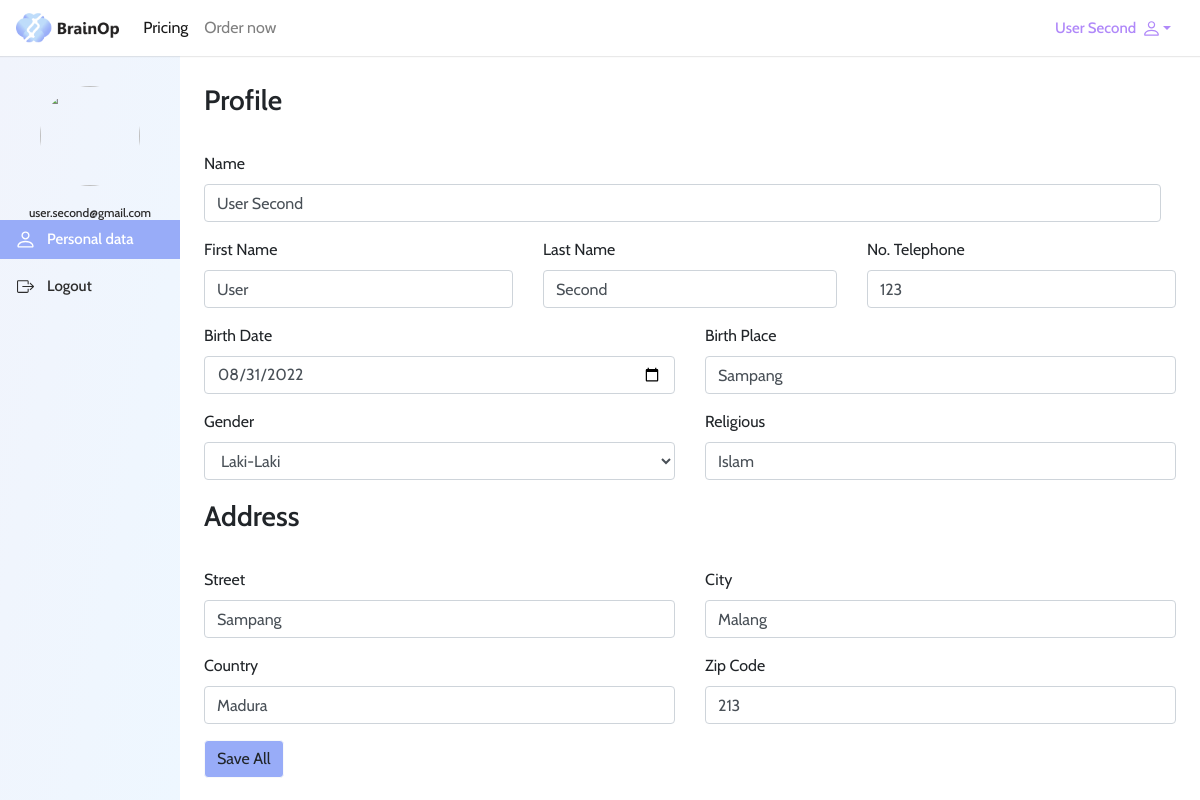
The page /component/user/profile/ (signed in) on the database its author committed.
### tables this page shows
CREATE TABLE `datauser` (
  `iddataUser` int(11) NOT NULL,
  `idaccount` int(11) NOT NULL,
  `name` varchar(45) NOT NULL,
  `first_name` varchar(45) NOT NULL,
  `last_name` varchar(45) NOT NULL,
  `no_telp` varchar(45) NOT NULL,
  `street` varchar(45) NOT NULL,
  `city` varchar(45) NOT NULL,
  `country` varchar(45) NOT NULL,
  `zip_code` varchar(45) NOT NULL,
  `birth_place` varchar(45) NOT NULL,
  `birth_date` varchar(45) NOT NULL,
  `religious` varchar(45) NOT NULL,
  `gender` varchar(45) NOT NULL
);

### component/user/profile/index.php (the view, shortened to what this page needs)
<?php
    include '../../../src/connection/connection.php';
    $idAccount = $_SESSION['idaccount'];
?>
<!DOCTYPE html>
<html lang="en">
<head>
    <link rel="stylesheet" href="https://cdn.jsdelivr.net/npm/bootstrap@4.5.3/dist/css/bootstrap.min.css">
	<link rel="stylesheet" type="text/css" href="../../../src/css/style.css">
</head>
<body>
    <nav class="navbar navbar-expand-lg navbar-light bg-light" style="background-color: #FFF !important; box-shadow: 0px 1px 1px rgba(106, 106, 106, 0.15);">
        <a class="navbar-brand" href="../home/">
            <img src="../../../src/images/logo.png" height="30" class="d-inline-block align-top" alt="" loading="lazy">
        </a>
        <div class="collapse navbar-collapse" id="navbarText">
            <ul class="navbar-nav mr-auto">
                <li class="nav-item active">
                    <a class="nav-link" href="../pricing/">Pricing</a>
                </li>
                <li class="nav-item">
                    <a class="nav-link" href="../order/">Order now</a>
                </li>
            </ul>
            <div class="dropdown nav-menu-profile">
                <a class="btn dropdown-toggle" href="#" role="button" id="dropdownMenuLink" data-toggle="dropdown" aria-haspopup="true" aria-expanded="false">
                    <?php
                    $id = $_SESSION['idaccount'];
                    $queryName  = mysqli_query($connect, "SELECT * FROM datauser WHERE idaccount=$id");
                    while($row = mysqli_fetch_array($queryName)){
                    ?>
                    <?=$row["name"]?>
                    <?php } ?>
                </a>
            </div>
        </div>
    </nav>
    <div class="flex">
        <div class="left-section" style="height: auto;">
            <div class="nav-dashboard">
                <div class="header">
                    <center>
                        <img src="https://upload.wikimedia.org/wikipedia/commons/thumb/4/48/No_image_%28male%29.svg/450px-No_image_%28male%29.svg.png" alt="" srcset="">
                    </center>
                    <h1><?=$_SESSION["email"]?></h1>
                </div>
                <ul>
                    <li>
                        <a href="#" class="active">
                            <span>
                                Personal data
                            </span>
                        </a>
                    </li>
                    <li class="mt-2">
                        <a href="../../auth/logout.php">
                            <span>
                                Logout
                            </span>
                        </a>
                    </li>
                </ul>
            </div>
        </div>
        <div class="right-section p-4">
            <div class="header flex justify-content-between align-items-center">
                <h1>Profile</h1>
            </div>
            <?php
            $queryBiodata  = mysqli_query($connect, "SELECT * FROM datauser WHERE idaccount=$idAccount");
            if(mysqli_num_rows($queryBiodata) > 0){
            while($row = mysqli_fetch_array($queryBiodata)){ ?>
            <form action="fetch/updateData.php" method="post">
                <div class="content mt-4">
                    <div class="col-md-12">
                        <div class="row">
                            <div class="col-md-12" style="padding-left: 0;">
                                <div class="form-group">
                                    <label for="exampleInputEmail1">Name</label>
                                    <input type="text" name="name" value="<?=$row['name']?>" class="form-control" id="exampleInputEmail1" aria-describedby="emailHelp">
                                </div>
                            </div>
                        </div>
                    </div>
                    <div class="col-md-12">
                        <div class="row">
                            <div class="col-md-4" style="padding-left: 0;">
                                <div class="form-group">
                                    <label for="exampleInputEmail1">First Name</label>
                                    <input type="text" name="first_name" value="<?=$row['first_name']?>" class="form-control" id="exampleInputEmail1" aria-describedby="emailHelp">
                                </div>
                            </div>
                            <div class="col-md-4" >
                                <div class="form-group">
                                    <label for="exampleInputEmail1">Last Name</label>
                                    <input type="text" name="last_name" value="<?=$row['last_name']?>" class="form-control" id="exampleInputEmail1" aria-describedby="emailHelp">
                                </div>
                            </div>
                            <div class="col-md-4" style="padding-right: 0;">
                                <div class="form-group">
                                    <label for="exampleInputEmail1">No. Telephone</label>
                                    <input type="number" name="telp" value="<?=$row['no_telp']?>" class="form-control" id="exampleInputEmail1" aria-describedby="emailHelp">
                                </div>
                            </div>
                        </div>
                    </div>
                    <div class="col-md-12">
                        <div class="row">
                            <div class="col-md-6" style="padding-left: 0;">
                                <div class="form-group">
                                    <label for="exampleInputEmail1">Birth Date</label>
                                    <input type="date" name="birth_date" value="<?=$row['birth_date']?>" class="form-control" id="exampleInputEmail1" aria-describedby="emailHelp">
                                </div>
                            </div>
                            <div class="col-md-6" style="padding-right: 0;">
                                <div class="form-group">
                                    <label for="exampleInputEmail1">Birth Place</label>
                                    <input type="text" name="birth_place" value="<?=$row['birth_place']?>" class="form-control" id="exampleInputEmail1" aria-describedby="emailHelp">
                                </div>
                            </div>
                        </div>
                    </div>
                    <div class="col-md-12">
                        <div class="row">
                            <div class="col-md-6" style="padding-left: 0;">
                                <div class="form-group">
                                    <label for="exampleInputEmail1">Gender</label>
                                    <select name="gender" class="form-control" id="">
                                        <option value="<?=$row['gender']?>"><?=$row['gender']?></option>
                                    </select>
                                </div>
                            </div>
                            <div class="col-md-6" style="padding-right: 0;">
                                <div class="form-group">
                                    <label for="exampleInputEmail1">Religious</label>
                                    <input type="text" name="religous" value="<?=$row['religious']?>" class="form-control" id="exampleInputEmail1" aria-describedby="emailHelp">
                                </div>
                            </div>
                        </div>
                    </div>
                </div>
                <div class="header flex justify-content-between align-items-center">
                <h1>Address</h1>
            </div>
            <div class="content mt-4">
                <div class="col-md-12">
                    <div class="row">
                        <div class="col-md-6" style="padding-left: 0;">
                            <div class="form-group">
                                <label for="exampleInputEmail1">Street</label>
                                <input type="text" name="street" value="<?=$row['street']?>" class="form-control" id="exampleInputEmail1" aria-describedby="emailHelp">
                            </div>
                        </div>
                        <div class="col-md-6" style="padding-right: 0;">
                            <div class="form-group">
                                <label for="exampleInputEmail1">City</label>
                                <input type="text" name="city" value="<?=$row['city']?>" class="form-control" id="exampleInputEmail1" aria-describedby="emailHelp">
                            </div>
                        </div>
                    </div>
                </div>
                <div class="col-md-12">
                    <div class="row">
                        <div class="col-md-6" style="padding-left: 0;">
                            <div class="form-group">
                                <label for="exampleInputEmail1">Country</label>
                                <input type="text" name="country" value="<?=$row['country']?>" class="form-control" id="exampleInputEmail1" aria-describedby="emailHelp">
                            </div>
                        </div>
                        <div class="col-md-6" style="padding-right: 0;">
                            <div class="form-group">
                                <label for="exampleInputEmail1">Zip Code</label>
                                <input type="number" name="zip_code" value="<?=$row['zip_code']?>" class="form-control" id="exampleInputEmail1" aria-describedby="emailHelp">
                            </div>
                        </div>
                    </div>
                </div>
            </div>
            <button type="submit" class="btn btn-light" style="background-color: #98ACF8;">Save All</button>
            </form>
            <?php }
            } ?>
        </div>
    </div>
</body>
</html>

### src/css/style.css (style rules this page uses)
* { font-family: "Cabin" !important; }
.flex { display: flex; }
.left-section { width: 15%; height: 100vh; background: linear-gradient(100.44deg, #FFFFFF 0%, #F1F4FC 0.01%, #EEF7FF 100%); }
.right-section { width: 85%; }
.nav-dashboard .header { padding-top: 30px; }
.nav-dashboard .header center img { width: 100px; height: 100px; object-fit: cover; border-radius: 100%; }
.nav-dashboard .header h1 { font-style: normal; font-weight: 500; font-size: 12px; display: flex; align-items: center; text-align: center; display: block; margin: 0; color: #2D2D2D; margin-top: 20px; }
.nav-dashboard ul { list-style: none; padding: 0; }
.nav-dashboard ul li a { text-decoration: none; color: #2D2D2D; display: flex; align-items: center; font-size: 15px; font-weight: 500; padding: 8px 17px; }
.nav-dashboard ul li a svg { margin-right: 13px; }
.nav-dashboard ul li a.active { background-color: #98ACF8; transition: 0.5s; }
.nav-dashboard ul li a.active span { color: #FFF; }
.right-section .header h1 { font-family: 'Cabin'; font-style: normal; font-weight: 600; font-size: 28px; line-height: 40px; }
.nav-menu-profile .dropdown-toggle { font-style: normal; font-weight: 500; font-size: 15px; display: flex; align-items: center; color: #B088F9; }

### rows shown on the page
datauser: name "User Second", first_name "User", last_name "Second", telp "123", birth_date "08/31/2022", birth_place "Sampang", gender "Laki-Laki", religous "Islam", street "Sampang", city "Malang", country "Madura", zip_code "213"

### other values the page prints
$_SESSION["email"] "user.second@gmail.com"
